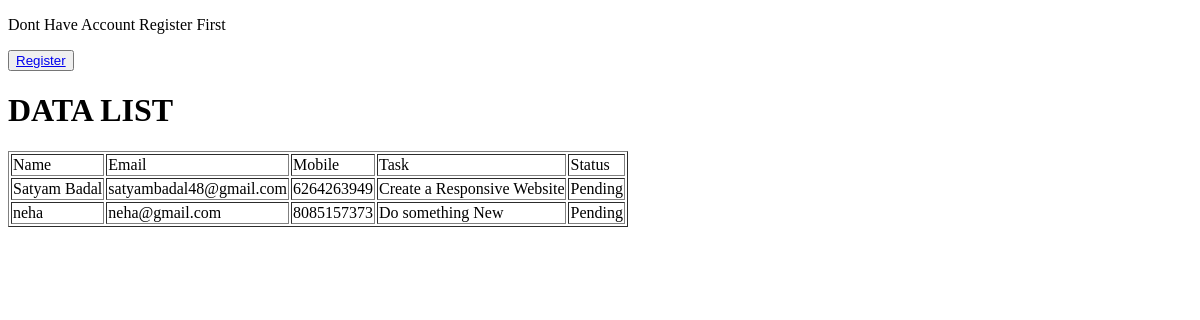
The app's page /, older data.
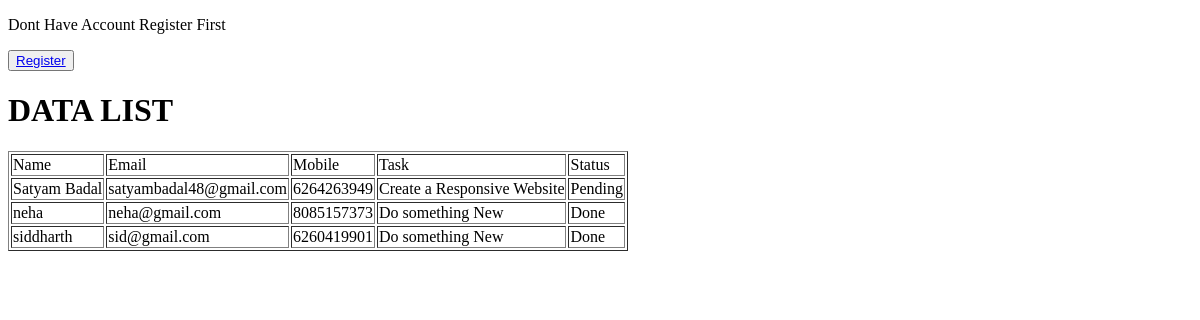
The same page, newer data.
### TaskManagerApp/models.py (models this page shows, shortened)
class User(models.Model):
    Name = models.CharField(max_length=100)
    Email = models.EmailField()
    Mobile = models.IntegerField()
    taskss = models.ForeignKey(Task,on_delete=models.CASCADE,null=True)
    class Meta():
        db_table = 'User'

class Task(models.Model):
    Task_Details = models.CharField(max_length=250)
    Task_Type = models.CharField(max_length=50,choices=Type)
    def __str__(self):
        return str(self.Task_Details)

### TaskManagerApp/views.py (the view)
# urls.py: 2. Add a URL to urlpatterns:  path('', views.home, name='home')
def home(request):
    UserData = User.objects.all()
    TaskData = Task.objects.all()
    alldata = {
       'data' : UserData,
       'task' : TaskData,
    }
    return render(request,"index.html",alldata)

### templates/index.html (shortened to what this page needs)
<!DOCTYPE html>
<html lang="en">
<head>
</head>
<body>
       <div>
        <p>Dont Have Account Register First</p> <button> <a href="{% url 'register' %}"> Register </a> </button>
       </div>
    <h1> DATA LIST </h1>
    <table border="1" >
        <tr>
            <td> Name </td>
            <td> Email </td>
            <td> Mobile </td>
            <td> Task </td>
            <td> Status </td>
        </tr>
        {% for i in data %}
        <tr>
            <td> {{i.Name}} </td>
            <td> {{i.Email}} </td>
            <td> {{i.Mobile}} </td>
            <td> {{i.taskss}} </td>
            <td> {{i.taskss.Task_Type}} </td>
        </tr>
        {% endfor %}
    </table>
</body>
</html>

Row changes from the older to the newer data that the page shows:
changed through a linked row, User "neha": taskss.Task_Type "Pending" → "Done"
added User: Name "siddharth", Email "sid@gmail.com", Mobile "6260419901", taskss "Do something New", taskss.Task_Type "Done"
